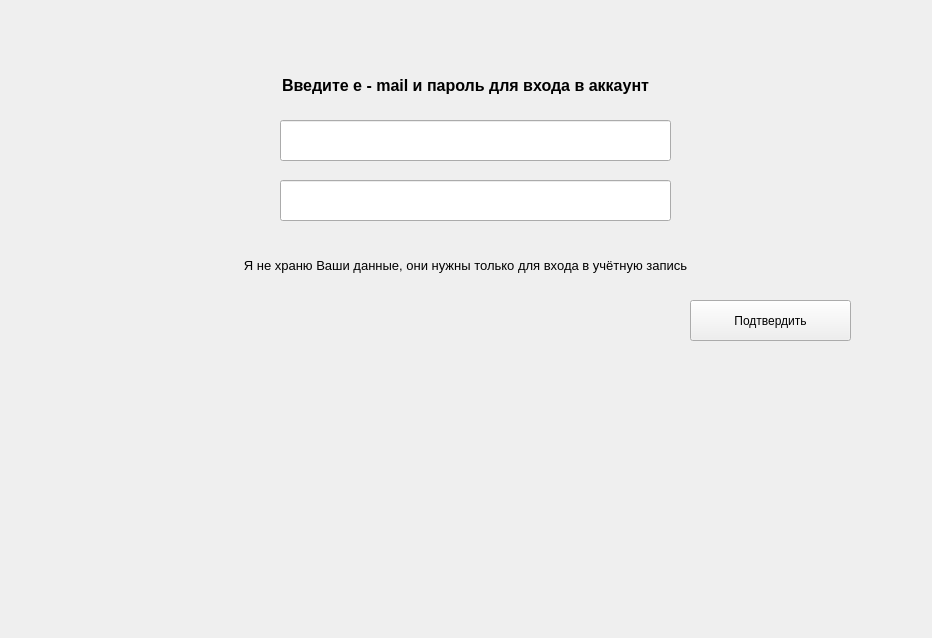
<?xml version="1.0" encoding="UTF-8"?>
<ui version="4.0">
 <class>registrate</class>
 <widget class="QWidget" name="registrate">
  <property name="geometry">
   <rect>
    <x>0</x>
    <y>0</y>
    <width>932</width>
    <height>638</height>
   </rect>
  </property>
  <property name="windowTitle">
   <string>Form</string>
  </property>
  <widget class="QLabel" name="label">
   <property name="geometry">
    <rect>
     <x>10</x>
     <y>70</y>
     <width>911</width>
     <height>31</height>
    </rect>
   </property>
   <property name="font">
    <font>
     <pointsize>12</pointsize>
     <weight>75</weight>
     <bold>true</bold>
    </font>
   </property>
   <property name="text">
    <string>Введите e - mail и пароль для входа в аккаунт</string>
   </property>
   <property name="alignment">
    <set>Qt::AlignCenter</set>
   </property>
  </widget>
  <widget class="QPushButton" name="confirm">
   <property name="geometry">
    <rect>
     <x>690</x>
     <y>300</y>
     <width>161</width>
     <height>41</height>
    </rect>
   </property>
   <property name="text">
    <string>Подтвердить</string>
   </property>
   <property name="iconSize">
    <size>
     <width>20</width>
     <height>20</height>
    </size>
   </property>
   <property name="checkable">
    <bool>false</bool>
   </property>
  </widget>
  <widget class="QLineEdit" name="mail">
   <property name="geometry">
    <rect>
     <x>280</x>
     <y>120</y>
     <width>391</width>
     <height>41</height>
    </rect>
   </property>
   <property name="inputMask">
    <string/>
   </property>
   <property name="text">
    <string/>
   </property>
  </widget>
  <widget class="QLineEdit" name="password">
   <property name="geometry">
    <rect>
     <x>280</x>
     <y>180</y>
     <width>391</width>
     <height>41</height>
    </rect>
   </property>
   <property name="text">
    <string/>
   </property>
  </widget>
  <widget class="QLabel" name="label_2">
   <property name="geometry">
    <rect>
     <x>10</x>
     <y>250</y>
     <width>911</width>
     <height>31</height>
    </rect>
   </property>
   <property name="font">
    <font>
     <pointsize>10</pointsize>
     <italic>false</italic>
    </font>
   </property>
   <property name="text">
    <string>Я не храню Ваши данные, они нужны только для входа в учётную запись</string>
   </property>
   <property name="alignment">
    <set>Qt::AlignCenter</set>
   </property>
  </widget>
  <widget class="QLabel" name="logo">
   <property name="geometry">
    <rect>
     <x>140</x>
     <y>370</y>
     <width>651</width>
     <height>211</height>
    </rect>
   </property>
   <property name="text">
    <string/>
   </property>
  </widget>
 </widget>
 <resources/>
 <connections/>
</ui>
